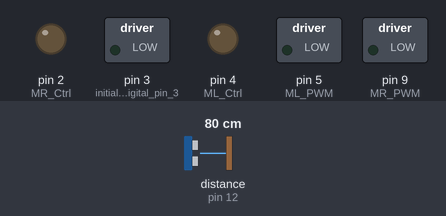
A sketch run on a simulated Arduino Uno, built with avr-gcc and run on an emulated ATmega328P. Parts: switched loads named in the sketch (green lamp = pin HIGH), output pins drawn as LEDs (lit = HIGH). Inputs (shaded band) come from the test bench; at power-on: distance to the obstacle (sensor on pin 12) 80 cm. The echo pulse lasts 58.3 µs per cm; pins used as bus, display or sensor lines are not drawn.

Above: at 2.1 s.
2.2 s: distance to the obstacle (sensor on pin 12) set to 32 cm
At 5.3 s:
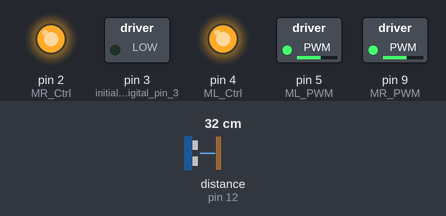
5.6 s: distance to the obstacle (sensor on pin 12) set to 26 cm
At 9.3 s:
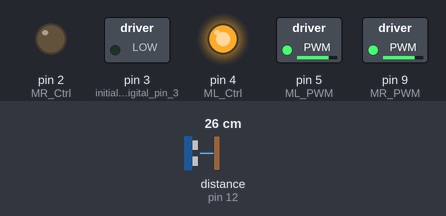
Timing chart, 0 to 14.7 s (numbered marks = the images above; inputs shaded):
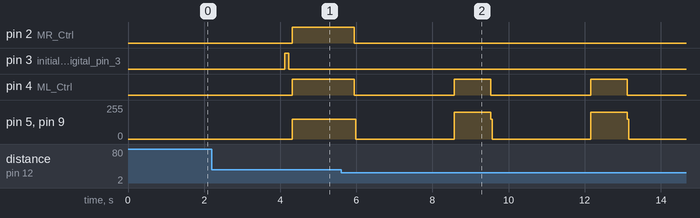

Measured:
- the behaviour switches between 30 and 29 cm on distance to the obstacle (sensor on pin 12) (found by bisection; images 1 and 2)
- after the input at 5.6 s, pin 2 (MR_Ctrl): HIGH → LOW after 0.34 s; pin 3 (initialize_digital_pin_3): stops changing and stays LOW; pin 4 (ML_Ctrl): alternates HIGH for 0.95 s and LOW for 2.6 s, starting after 0.34 s; pin 5 (ML_PWM), pin 9 (MR_PWM): alternates 200/255 for 0.95 s and 0/255 for 2.6 s, starting after 0.39 s

The sketch:

robotcaravoid_rotating_head.ino
```cpp
//Array, with images to display on screen
unsigned char front[] = {0x00,0x00,0x00,0x00,0x00,0x24,0x12,0x09,0x12,0x24,0x00,0x00,0x00,0x00,0x00,0x00};
unsigned char left[] = {0x00,0x00,0x00,0x00,0x00,0x00,0x44,0x28,0x10,0x44,0x28,0x10,0x44,0x28,0x10,0x00};
unsigned char right[] = {0x00,0x10,0x28,0x44,0x10,0x28,0x44,0x10,0x28,0x44,0x00,0x00,0x00,0x00,0x00,0x00};
unsigned char STOP01[] = {0x2E,0x2A,0x3A,0x00,0x02,0x3E,0x02,0x00,0x3E,0x22,0x3E,0x00,0x3E,0x0A,0x0E,0x00};
unsigned char clear[] = {0x00,0x00,0x00,0x00,0x00,0x00,0x00,0x00,0x00,0x00,0x00,0x00,0x00,0x00,0x00,0x00};
#define SCL_Pin  A5  //Set clock pin to A5
#define SDA_Pin  A4  //Set data pin to A4
#define ML_Ctrl 4     //define direction control pin of B motor
#define ML_PWM 5   //define PWM control pin of B motor
#define MR_Ctrl 2    //define direction control pin of A motor
#define MR_PWM 9   //define PWM control pin of A motor
#include "SR04.h"//define the library of ultrasonic sensor
#define TRIG_PIN 12// set the signal input of ultrasonic sensor to D12
#define ECHO_PIN 13//set the signal output of ultrasonic sensor to D13
SR04 sr04 = SR04(ECHO_PIN,TRIG_PIN);
long distance,a1,a2;//define three distance
const int servopin = 10;//set the pin of servo to D10

void setup() {
  Serial.begin(9600);//open serial monitor and set baud rate to 9600
  pinMode(3, OUTPUT);// initialize digital pin 3 as an output.
  pinMode(ML_Ctrl, OUTPUT);//set direction control pin of B motor to OUTPUT
  pinMode(ML_PWM, OUTPUT);//set PWM control pin of B motor to OUTPUT
  pinMode(MR_Ctrl, OUTPUT);//set direction control pin of A motor to OUTPUT

  pinMode(MR_PWM, OUTPUT);//set PWM control pin of A motor to OUTPUT
  servopulse(servopin,90);// the angle of servo is 90 degree
  delay(300);
  pinMode(SCL_Pin,OUTPUT);//  set clock pin to OUTPUT
  pinMode(SDA_Pin,OUTPUT);//set data pin to OUTPUT
  matrix_display(clear);// Clear the matrix display
}

void loop()
{
  avoid();//run the main program
}

void avoid()
{
  reset://////////////////////////////////////////////////////////////////////////

  distance=sr04.Distance(); //obtain the value detected by ultrasonic sensor

  if((distance < 30)&&(distance > 0))//if the distance is greater than 0 and less than 20
  {car_turn();
  goto reset;}

  else{
  servopulse(servopin,100);//servo rotates to 110°
    delay(150);
  distance=sr04.Distance();} //obtain the value detected by ultrasonic sensor

  if((distance < 30)&&(distance > 0))//if the distance is greater than 0 and less than 20
  {car_turn();
  goto reset;}

  else{
  servopulse(servopin,90);//servo rotates to 90°
    delay(150);
  distance=sr04.Distance();} //obtain the value detected by ultrasonic sensor

  if((distance < 30)&&(distance > 0))//if the distance is greater than 0 and less than 20
  {car_turn();
  goto reset;}

  else{
  servopulse(servopin,80);//servo rotates to 70°
    delay(150);
  distance=sr04.Distance();} //obtain the value detected by ultrasonic sensor

  if((distance < 30)&&(distance > 0))//if the distance is greater than 0 and less than 20
  {car_turn();
  goto reset;}

  else{
  servopulse(servopin,90);//servo rotates to 90°
  delay(150);
  distance=sr04.Distance();} //obtain the value detected by ultrasonic sensor

  if((distance < 30)&&(distance > 0))//if the distance is greater than 0 and less than 20
 {car_turn();
 goto reset;}

  else{
   digitalWrite(3, HIGH); // turn the LED on (HIGH is the voltage level)
   delay(100); // wait for a second
   digitalWrite(3, LOW); // turn the LED off by making the voltage LOW
   delay(100); // wait for a second
   car_front();//go forward
   matrix_display(front);   // show forward pattern
  }
  }


//custom variables////////
void servopulse(int servopin,int myangle)//the running angle of servo
{
  for(int i=0; i<30; i++)
  {
    int pulsewidth = (myangle*11)+500;
    digitalWrite(servopin,HIGH);
    delayMicroseconds(pulsewidth);
    digitalWrite(servopin,LOW);
    delay(20-pulsewidth/1000);
  }
}
void car_front()//car goes forward
{
  digitalWrite(ML_Ctrl,HIGH);//set direction control pin of B motor to HIGH level
  analogWrite(ML_PWM,150);//set PWM control speed of B motor to 150
  digitalWrite(MR_Ctrl,HIGH);//set direction control pin of A motor to HIGH level
  analogWrite(MR_PWM,150);//set PWM control speed of A motor to 150
}
void car_back()//go back
{
  digitalWrite(ML_Ctrl,LOW);//set direction control pin of B motor to LOW
  analogWrite(ML_PWM,200);//set PWM control speed of B motor to 200
  digitalWrite(MR_Ctrl,LOW);//set direction control pin of A motor to LOW
  analogWrite(MR_PWM,200);//set PWM control speed of A motor to 200
}
void car_turn()//turn around to avoid things
{
car_Stop();//stop
    matrix_display(STOP01);   //show stop pattern
    delay(100);
    servopulse(servopin,180);//servo rotates to 180°
    delay(500);
    a1=sr04.Distance();//measure the distance
    delay(100);
    servopulse(servopin,0);//rotate to 0 degree
    delay(500);
    a2=sr04.Distance();//measure the distance
    delay(100);
if(a1 > a2)//if distance a1 is greater than a2
    {
      car_left();//turn left
      matrix_display(left);   //display left-turning pattern
      servopulse(servopin,90);//servo rotates to 90 degree
      delay(300);
      matrix_display(front);   //show forward pattern
    }
    else//if the right distance is greater than the left
    {
      car_right();// turn right
      matrix_display(right);   // display right-turning pattern
      servopulse(servopin,90);// servo rotates to 90 degree
      delay(300);
      matrix_display(front);   //show forward pattern
    }
}
void car_left()//car turns left
{
  digitalWrite(ML_Ctrl,LOW);//set direction control pin of B motor to LOW
  analogWrite(ML_PWM,200);//set PWM control speed of B motor to 200
  digitalWrite(MR_Ctrl,HIGH);//set direction control pin of A motor to HIGH
  analogWrite(MR_PWM,200);//set PWM control speed of A motor to 200
}
void car_right()//car turn rights
{
  digitalWrite(ML_Ctrl,HIGH);//set direction control pin of B motor to HIGH
  analogWrite(ML_PWM,200);//set PWM control speed of B motor to 200
  digitalWrite(MR_Ctrl,LOW);//set direction control pin of A motor to LOW
  analogWrite(MR_PWM,200);//set PWM control speed of A motor to 200
}
void car_Stop()//car stops
{
  digitalWrite(ML_Ctrl,LOW);
  analogWrite(ML_PWM,150);
  digitalWrite(MR_Ctrl,LOW);
  analogWrite(MR_PWM,150);
  delay(50);
  analogWrite(ML_PWM,0);//set PWM control speed of B motor to 0
  analogWrite(MR_PWM,0);//set PWM control speed of A motor to 0
}
//this function is used for dot matrix display
void matrix_display(unsigned char matrix_value[])
{
  IIC_start();  //the function to call the data transmission
  IIC_send(0xc0);  //Select address
  for(int i = 0;i < 16;i++) //Pattern data has 16 bytes
  {
    IIC_send(matrix_value[i]); //data to convey patterns
  }
  IIC_end();   //end the transmission of patterns data
  IIC_start();
  IIC_send(0x8A);  //display control, set pulse width to 4/16
  IIC_end();
}
//  the condition that data transmission starts
void IIC_start()
{
  digitalWrite(SCL_Pin,HIGH);
  delayMicroseconds(3);
  digitalWrite(SDA_Pin,HIGH);
  delayMicroseconds(3);
  digitalWrite(SDA_Pin,LOW);
  delayMicroseconds(3);
}
// transmit data
void IIC_send(unsigned char send_data)
{
  for(char i = 0;i < 8;i++)  //Every character has 8 bits
  {
    digitalWrite(SCL_Pin,LOW);  //pull down the SCL_Pin to change the signal of SDA
    delayMicroseconds(3);
    if(send_data & 0x01)  //1 or 0 of byte  is used to set high and low level of SDA_Pin
    {
      digitalWrite(SDA_Pin,HIGH);
    }
    else
    {
      digitalWrite(SDA_Pin,LOW);
    }
    delayMicroseconds(3);
    digitalWrite(SCL_Pin,HIGH); //Pull up SCL_Pin to stop data transmission
    delayMicroseconds(3);
    send_data = send_data >> 1;  //Detect bit by bit, so move the data right by one bit
  }
}
//the sign that data transmission ends
void IIC_end()
{
  digitalWrite(SCL_Pin,LOW);
  delayMicroseconds(3);
  digitalWrite(SDA_Pin,LOW);
  delayMicroseconds(3);
  digitalWrite(SCL_Pin,HIGH);
  delayMicroseconds(3);
  digitalWrite(SDA_Pin,HIGH);
  delayMicroseconds(3);
}//*********************************************************
```
